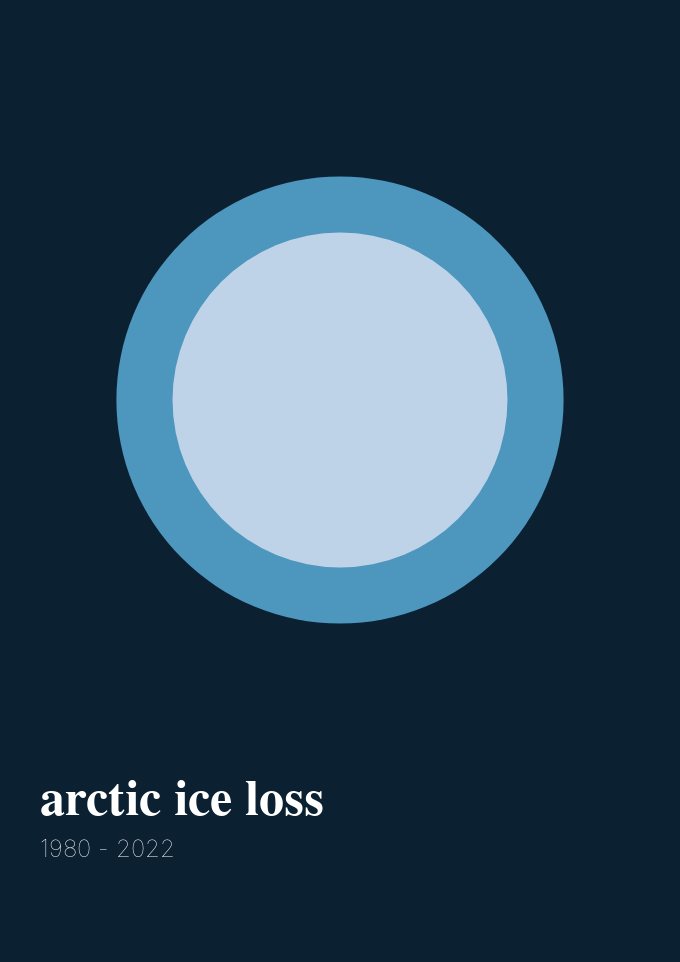

The notebook cell this image was saved under:
### Code cell
## Bauhaus Style Poster

# main chart
color_scale = alt.Scale(domain=['1980', '2022'], range=['#4d96bd', '#c4d6ea'])

chart = alt.Chart(df).mark_circle(opacity=1).encode(
    x=alt.X('x', title=None, scale=alt.Scale(domain=[0, 2]), axis=None),
    y=alt.Y('y', title=None, scale=alt.Scale(domain=[0, 2]), axis=None),
    size=alt.Size('arcticSeaIceExtent', scale=alt.Scale(range=[0, 200000]), legend=None),
    color=alt.Color('year', scale=color_scale, legend=None),
    tooltip = 'tooltip'
).properties(
    width=600,
    height=600
)

# title text
title = alt.Chart().mark_text(
    text='arctic ice loss',
    size=50,
    font='Helvetica',
    fontWeight='bold',
    color='#fff',
    align='left'
).encode(
    x=alt.value(0),
    y=alt.value(700)
).properties(
    width=600,
    height=800
)

# detail text
detail = alt.Chart().mark_text(
    text='1980 - 2022',
    size=24,
    font='Helvetica',
    fontWeight='lighter',
    color='#fff',
    align='left'
).encode(
    x=alt.value(0),
    y=alt.value(750)
).properties(
    width=600,
    height=800
)

# Layering shapes and text
poster = alt.layer(chart, title, detail).configure_view(
    strokeWidth=0,
    width=600,
    height=800
).configure(
    padding={"left": 40, "top": 100, "right": 40, "bottom": 100},
    background='#0b2031'
).configure_view(
    strokeWidth=0
)

poster

### Figure 1 — Vega-Lite specification as saved in the notebook (floating-point values rounded to 4 significant figures)
{"config": {"view": {"continuousWidth": 400, "continuousHeight": 300, "strokeWidth": 0}, "background": "#0b2031", "padding": {"left": 40, "top": 100, "right": 40, "bottom": 100}}, "layer": [{"data": {"name": "data-e19db59a207b323e07660bf9b59ba356"}, "mark": {"type": "circle", "opacity": 1}, "encoding": {"color": {"field": "year", "legend": null, "scale": {"domain": ["1980", "2022"], "range": ["#4d96bd", "#c4d6ea"]}, "type": "quantitative"}, "size": {"field": "arcticSeaIceExtent", "legend": null, "scale": {"range": [0, 200000]}, "type": "quantitative"}, "tooltip": {"field": "tooltip", "type": "nominal"}, "x": {"axis": null, "field": "x", "scale": {"domain": [0, 2]}, "title": null, "type": "quantitative"}, "y": {"axis": null, "field": "y", "scale": {"domain": [0, 2]}, "title": null, "type": "quantitative"}}, "height": 600, "width": 600}, {"data": {"name": "empty"}, "mark": {"type": "text", "align": "left", "color": "#fff", "font": "Helvetica", "fontWeight": "bold", "size": 50, "text": "arctic ice loss"}, "encoding": {"x": {"value": 0}, "y": {"value": 700}}, "height": 800, "width": 600}, {"data": {"name": "empty"}, "mark": {"type": "text", "align": "left", "color": "#fff", "font": "Helvetica", "fontWeight": "lighter", "size": 24, "text": "1980 - 2022"}, "encoding": {"x": {"value": 0}, "y": {"value": 750}}, "height": 800, "width": 600}], "$schema": "https://vega.github.io/schema/vega-lite/v4.17.0.json", "datasets": {"data-e19db59a207b323e07660bf9b59ba356": [{"year": 1980, "arcticSeaIceExtent": 8.2, "tooltip": "arctic sea ice in 1980: 8.2 Million km2", "x": 1, "y": 1}, {"year": 2020, "arcticSeaIceExtent": 4.6, "tooltip": "arctic sea ice in 2020: 4.6 Million km2", "x": 1, "y": 1}], "empty": [{}]}}
